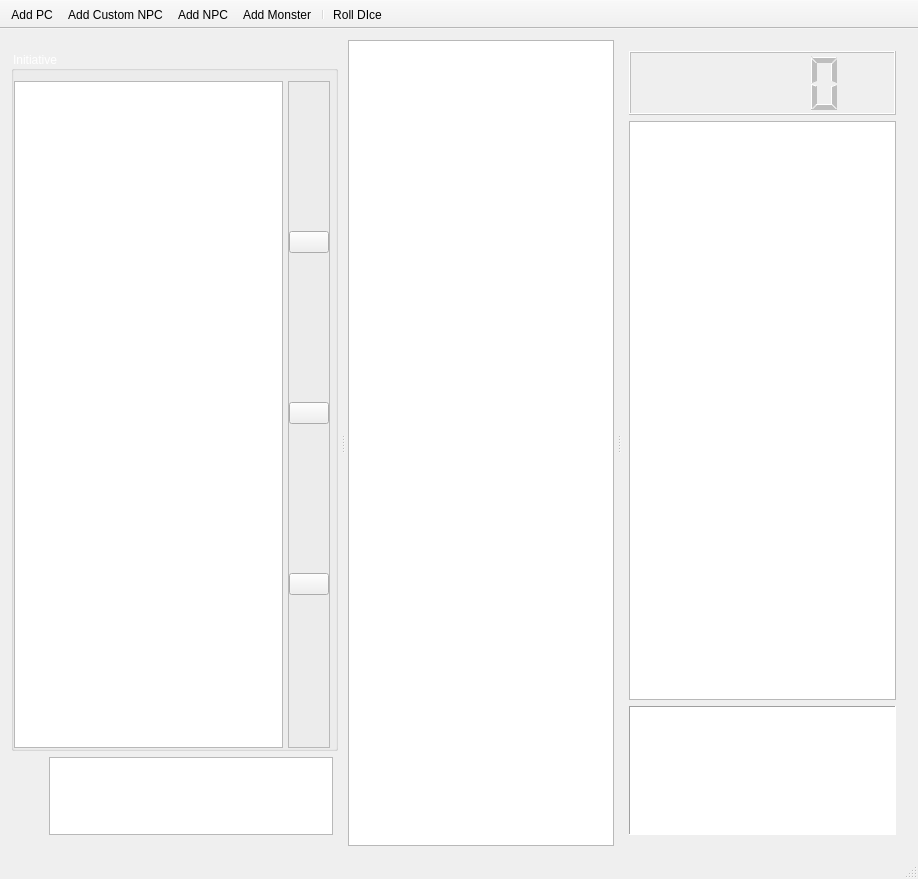
<?xml version="1.0" encoding="UTF-8"?>
<ui version="4.0">
 <class>MainWindow</class>
 <widget class="QMainWindow" name="MainWindow">
  <property name="geometry">
   <rect>
    <x>0</x>
    <y>0</y>
    <width>918</width>
    <height>879</height>
   </rect>
  </property>
  <property name="sizePolicy">
   <sizepolicy hsizetype="Expanding" vsizetype="Expanding">
    <horstretch>0</horstretch>
    <verstretch>0</verstretch>
   </sizepolicy>
  </property>
  <property name="windowTitle">
   <string>MainWindow</string>
  </property>
  <property name="styleSheet">
   <string notr="true">QWidget#cw {background-image: url(:/res/back/paper)}</string>
  </property>
  <widget class="QWidget" name="cw">
   <property name="sizePolicy">
    <sizepolicy hsizetype="Expanding" vsizetype="Expanding">
     <horstretch>0</horstretch>
     <verstretch>0</verstretch>
    </sizepolicy>
   </property>
   <property name="maximumSize">
    <size>
     <width>16777215</width>
     <height>16777215</height>
    </size>
   </property>
   <property name="layoutDirection">
    <enum>Qt::LeftToRight</enum>
   </property>
   <property name="styleSheet">
    <string notr="true">#cw {
	background-image: url(:/res/back/paper)
}</string>
   </property>
   <layout class="QGridLayout" name="gridLayout">
    <item row="0" column="0">
     <widget class="QSplitter" name="mainSplitter">
      <property name="sizePolicy">
       <sizepolicy hsizetype="Preferred" vsizetype="Preferred">
        <horstretch>0</horstretch>
        <verstretch>0</verstretch>
       </sizepolicy>
      </property>
      <property name="orientation">
       <enum>Qt::Horizontal</enum>
      </property>
      <property name="opaqueResize">
       <bool>true</bool>
      </property>
      <property name="handleWidth">
       <number>10</number>
      </property>
      <property name="childrenCollapsible">
       <bool>true</bool>
      </property>
      <widget class="QWidget" name="verticalLayoutWidget">
       <layout class="QVBoxLayout" name="leftVLayout" stretch="90,10">
        <property name="leftMargin">
         <number>0</number>
        </property>
        <property name="rightMargin">
         <number>0</number>
        </property>
        <item>
         <widget class="QGroupBox" name="gbInitiative">
          <property name="styleSheet">
           <string notr="true">QGroupBox#gbInitiative {
	color: white;
}</string>
          </property>
          <property name="title">
           <string>Initiative</string>
          </property>
          <property name="alignment">
           <set>Qt::AlignLeading|Qt::AlignLeft|Qt::AlignVCenter</set>
          </property>
          <property name="flat">
           <bool>false</bool>
          </property>
          <property name="checkable">
           <bool>false</bool>
          </property>
          <layout class="QHBoxLayout" name="horizontalLayout" stretch="0,0">
           <property name="spacing">
            <number>5</number>
           </property>
           <property name="leftMargin">
            <number>0</number>
           </property>
           <property name="topMargin">
            <number>10</number>
           </property>
           <property name="rightMargin">
            <number>5</number>
           </property>
           <property name="bottomMargin">
            <number>0</number>
           </property>
           <item>
            <widget class="QListView" name="lvInitiativeList">
             <property name="minimumSize">
              <size>
               <width>0</width>
               <height>0</height>
              </size>
             </property>
             <property name="cursor" stdset="0">
              <cursorShape>PointingHandCursor</cursorShape>
             </property>
             <property name="iconSize">
              <size>
               <width>64</width>
               <height>64</height>
              </size>
             </property>
             <property name="movement">
              <enum>QListView::Static</enum>
             </property>
             <property name="flow">
              <enum>QListView::TopToBottom</enum>
             </property>
             <property name="isWrapping" stdset="0">
              <bool>false</bool>
             </property>
             <property name="viewMode">
              <enum>QListView::ListMode</enum>
             </property>
             <property name="modelColumn">
              <number>0</number>
             </property>
             <property name="uniformItemSizes">
              <bool>true</bool>
             </property>
             <property name="selectionRectVisible">
              <bool>true</bool>
             </property>
            </widget>
           </item>
           <item>
            <widget class="QFrame" name="fInitiativeButtons">
             <property name="minimumSize">
              <size>
               <width>0</width>
               <height>0</height>
              </size>
             </property>
             <property name="frameShape">
              <enum>QFrame::StyledPanel</enum>
             </property>
             <property name="frameShadow">
              <enum>QFrame::Raised</enum>
             </property>
             <layout class="QVBoxLayout" name="verticalLayout" stretch="1,4,2">
              <property name="spacing">
               <number>0</number>
              </property>
              <property name="leftMargin">
               <number>0</number>
              </property>
              <property name="topMargin">
               <number>0</number>
              </property>
              <property name="rightMargin">
               <number>0</number>
              </property>
              <property name="bottomMargin">
               <number>0</number>
              </property>
              <item>
               <widget class="QPushButton" name="pbUp">
                <property name="text">
                 <string/>
                </property>
                <property name="icon">
                 <iconset resource="resources.qrc">
                  <normaloff>:/res/ico/up</normaloff>:/res/ico/up</iconset>
                </property>
                <property name="iconSize">
                 <size>
                  <width>40</width>
                  <height>40</height>
                 </size>
                </property>
                <property name="default">
                 <bool>false</bool>
                </property>
                <property name="flat">
                 <bool>false</bool>
                </property>
               </widget>
              </item>
              <item>
               <widget class="QPushButton" name="pbRemove">
                <property name="text">
                 <string/>
                </property>
                <property name="icon">
                 <iconset resource="resources.qrc">
                  <normaloff>:/res/ico/delete</normaloff>:/res/ico/delete</iconset>
                </property>
                <property name="iconSize">
                 <size>
                  <width>40</width>
                  <height>40</height>
                 </size>
                </property>
               </widget>
              </item>
              <item>
               <widget class="QPushButton" name="pbUp_2">
                <property name="autoFillBackground">
                 <bool>false</bool>
                </property>
                <property name="text">
                 <string/>
                </property>
                <property name="icon">
                 <iconset resource="resources.qrc">
                  <normaloff>:/res/ico/down</normaloff>:/res/ico/down</iconset>
                </property>
                <property name="iconSize">
                 <size>
                  <width>40</width>
                  <height>40</height>
                 </size>
                </property>
               </widget>
              </item>
             </layout>
            </widget>
           </item>
          </layout>
         </widget>
        </item>
        <item>
         <layout class="QHBoxLayout" name="lowerHLayout" stretch="10,90">
          <property name="rightMargin">
           <number>5</number>
          </property>
          <item>
           <widget class="QLabel" name="label">
            <property name="sizePolicy">
             <sizepolicy hsizetype="Expanding" vsizetype="Expanding">
              <horstretch>0</horstretch>
              <verstretch>0</verstretch>
             </sizepolicy>
            </property>
            <property name="minimumSize">
             <size>
              <width>0</width>
              <height>0</height>
             </size>
            </property>
            <property name="styleSheet">
             <string notr="true">image: url(:/res/ico/skull);
background-color: rgba(255, 255, 255, 0)</string>
            </property>
            <property name="text">
             <string/>
            </property>
           </widget>
          </item>
          <item>
           <widget class="QListWidget" name="lwDead">
            <property name="minimumSize">
             <size>
              <width>0</width>
              <height>0</height>
             </size>
            </property>
            <property name="alternatingRowColors">
             <bool>true</bool>
            </property>
            <property name="selectionMode">
             <enum>QAbstractItemView::SingleSelection</enum>
            </property>
            <property name="flow">
             <enum>QListView::LeftToRight</enum>
            </property>
            <property name="isWrapping" stdset="0">
             <bool>true</bool>
            </property>
           </widget>
          </item>
         </layout>
        </item>
       </layout>
      </widget>
      <widget class="QTextBrowser" name="tbDescription">
       <property name="enabled">
        <bool>true</bool>
       </property>
       <property name="minimumSize">
        <size>
         <width>0</width>
         <height>0</height>
        </size>
       </property>
       <property name="styleSheet">
        <string notr="true">background-image: url(:/res/back/paper2)</string>
       </property>
       <property name="html">
        <string>&lt;!DOCTYPE HTML PUBLIC &quot;-//W3C//DTD HTML 4.0//EN&quot; &quot;http://www.w3.org/TR/REC-html40/strict.dtd&quot;&gt;
&lt;html&gt;&lt;head&gt;&lt;meta name=&quot;qrichtext&quot; content=&quot;1&quot; /&gt;&lt;style type=&quot;text/css&quot;&gt;
p, li { white-space: pre-wrap; }
&lt;/style&gt;&lt;/head&gt;&lt;body style=&quot; font-family:'Ubuntu'; font-size:11pt; font-weight:400; font-style:normal;&quot;&gt;
&lt;p align=&quot;center&quot; style=&quot; margin-top:0px; margin-bottom:0px; margin-left:0px; margin-right:0px; -qt-block-indent:0; text-indent:0px;&quot;&gt;&lt;img src=&quot;:/res/ico/battle1&quot; width=&quot;560&quot; /&gt;&lt;/p&gt;
&lt;p align=&quot;center&quot; style=&quot; margin-top:0px; margin-bottom:0px; margin-left:0px; margin-right:0px; -qt-block-indent:0; text-indent:0px;&quot;&gt;&lt;img src=&quot;:/res/ico/battle2&quot; width=&quot;560&quot; /&gt;&lt;/p&gt;&lt;/body&gt;&lt;/html&gt;</string>
       </property>
       <property name="tabStopWidth">
        <number>40</number>
       </property>
      </widget>
      <widget class="QWidget" name="layoutWidget">
       <layout class="QVBoxLayout" name="rightVLayout" stretch="1,9,2">
        <property name="leftMargin">
         <number>5</number>
        </property>
        <item>
         <widget class="QLCDNumber" name="lcdTimeout">
          <property name="enabled">
           <bool>false</bool>
          </property>
         </widget>
        </item>
        <item>
         <widget class="QListView" name="lvAnnotations"/>
        </item>
        <item>
         <widget class="QTextBrowser" name="tbLog">
          <property name="frameShape">
           <enum>QFrame::Panel</enum>
          </property>
          <property name="frameShadow">
           <enum>QFrame::Sunken</enum>
          </property>
          <property name="lineWidth">
           <number>1</number>
          </property>
          <property name="midLineWidth">
           <number>1</number>
          </property>
          <property name="readOnly">
           <bool>false</bool>
          </property>
          <property name="tabStopWidth">
           <number>40</number>
          </property>
          <property name="openExternalLinks">
           <bool>false</bool>
          </property>
         </widget>
        </item>
       </layout>
      </widget>
     </widget>
    </item>
   </layout>
  </widget>
  <widget class="QToolBar" name="mainToolBar">
   <property name="movable">
    <bool>false</bool>
   </property>
   <property name="allowedAreas">
    <set>Qt::TopToolBarArea</set>
   </property>
   <property name="toolButtonStyle">
    <enum>Qt::ToolButtonTextUnderIcon</enum>
   </property>
   <property name="floatable">
    <bool>false</bool>
   </property>
   <attribute name="toolBarArea">
    <enum>TopToolBarArea</enum>
   </attribute>
   <attribute name="toolBarBreak">
    <bool>false</bool>
   </attribute>
   <addaction name="actionAdd_PC"/>
   <addaction name="actionAdd_Custom_NPC"/>
   <addaction name="actionAdd_NPC"/>
   <addaction name="actionAdd_Monster"/>
   <addaction name="separator"/>
   <addaction name="actionRoll_DIce"/>
  </widget>
  <widget class="QStatusBar" name="statusBar"/>
  <widget class="QMenuBar" name="menuBar">
   <property name="geometry">
    <rect>
     <x>0</x>
     <y>0</y>
     <width>918</width>
     <height>25</height>
    </rect>
   </property>
  </widget>
  <action name="actionAdd_Monster">
   <property name="icon">
    <iconset resource="resources.qrc">
     <normaloff>:/res/ico/add</normaloff>:/res/ico/add</iconset>
   </property>
   <property name="text">
    <string>Add Monster</string>
   </property>
   <property name="toolTip">
    <string>&lt;html&gt;&lt;head/&gt;&lt;body&gt;&lt;p&gt;Add a monster&lt;/p&gt;&lt;/body&gt;&lt;/html&gt;</string>
   </property>
  </action>
  <action name="actionAdd_PC">
   <property name="icon">
    <iconset resource="resources.qrc">
     <normaloff>:/res/ico/add</normaloff>:/res/ico/add</iconset>
   </property>
   <property name="text">
    <string>Add PC</string>
   </property>
   <property name="toolTip">
    <string>add a playing character to the initiative list</string>
   </property>
  </action>
  <action name="actionAdd_NPC">
   <property name="icon">
    <iconset resource="resources.qrc">
     <normaloff>:/res/ico/add</normaloff>:/res/ico/add</iconset>
   </property>
   <property name="text">
    <string>Add NPC</string>
   </property>
  </action>
  <action name="actionAdd_Custom_NPC">
   <property name="icon">
    <iconset resource="resources.qrc">
     <normaloff>:/res/ico/add</normaloff>:/res/ico/add</iconset>
   </property>
   <property name="text">
    <string>Add Custom NPC</string>
   </property>
  </action>
  <action name="actionRoll_DIce">
   <property name="icon">
    <iconset resource="resources.qrc">
     <normaloff>:/res/ico/dice</normaloff>:/res/ico/dice</iconset>
   </property>
   <property name="text">
    <string>Roll DIce</string>
   </property>
   <property name="toolTip">
    <string>virtual dices utility</string>
   </property>
   <property name="shortcut">
    <string>Ctrl+D</string>
   </property>
  </action>
 </widget>
 <layoutdefault spacing="6" margin="11"/>
 <resources>
  <include location="resources.qrc"/>
 </resources>
 <connections/>
</ui>
